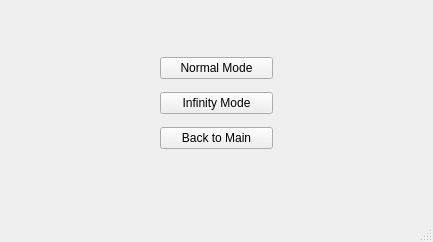
<?xml version="1.0" encoding="UTF-8"?>
<ui version="4.0">
 <class>GameMode</class>
 <widget class="QMainWindow" name="GameMode">
  <property name="geometry">
   <rect>
    <x>0</x>
    <y>0</y>
    <width>433</width>
    <height>242</height>
   </rect>
  </property>
  <property name="windowTitle">
   <string>MainWindow</string>
  </property>
  <widget class="QWidget" name="centralwidget">
   <widget class="QWidget" name="layoutWidget">
    <property name="geometry">
     <rect>
      <x>160</x>
      <y>50</y>
      <width>113</width>
      <height>109</height>
     </rect>
    </property>
    <layout class="QVBoxLayout" name="verticalLayout">
     <item>
      <widget class="QPushButton" name="pushButton_normal">
       <property name="text">
        <string>Normal Mode</string>
       </property>
      </widget>
     </item>
     <item>
      <widget class="QPushButton" name="pushButton_infinity">
       <property name="text">
        <string>Infinity Mode</string>
       </property>
      </widget>
     </item>
     <item>
      <widget class="QPushButton" name="pushButton_backToMain">
       <property name="text">
        <string>Back to Main</string>
       </property>
      </widget>
     </item>
    </layout>
   </widget>
  </widget>
  <widget class="QMenuBar" name="menubar">
   <property name="geometry">
    <rect>
     <x>0</x>
     <y>0</y>
     <width>433</width>
     <height>26</height>
    </rect>
   </property>
  </widget>
  <widget class="QStatusBar" name="statusbar"/>
 </widget>
 <resources/>
 <connections/>
</ui>
